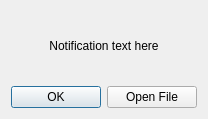
<?xml version="1.0" encoding="UTF-8"?>
<ui version="4.0">
 <class>DialogSuccess</class>
 <widget class="QDialog" name="DialogSuccess">
  <property name="geometry">
   <rect>
    <x>0</x>
    <y>0</y>
    <width>208</width>
    <height>119</height>
   </rect>
  </property>
  <property name="windowTitle">
   <string>Success</string>
  </property>
  <property name="windowIcon">
   <iconset>
    <normaloff>icon.ico</normaloff>icon.ico</iconset>
  </property>
  <layout class="QGridLayout" name="gridLayout">
   <item row="0" column="0" colspan="2">
    <widget class="QLabel" name="labelText">
     <property name="text">
      <string>Notification text here</string>
     </property>
     <property name="alignment">
      <set>Qt::AlignCenter</set>
     </property>
    </widget>
   </item>
   <item row="1" column="0">
    <widget class="QPushButton" name="pushButtonOK">
     <property name="text">
      <string>OK</string>
     </property>
    </widget>
   </item>
   <item row="1" column="1">
    <widget class="QPushButton" name="pushButtonOpenFile">
     <property name="text">
      <string>Open File</string>
     </property>
    </widget>
   </item>
  </layout>
 </widget>
 <resources/>
 <connections/>
</ui>
